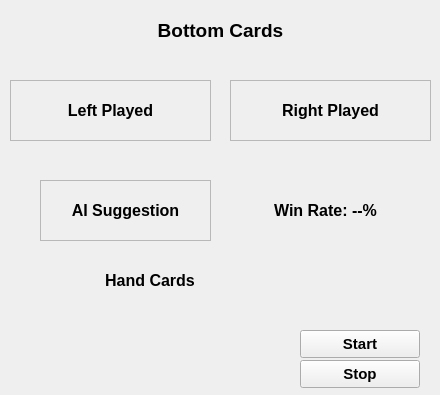
<?xml version="1.0" encoding="UTF-8"?>
<ui version="4.0">
 <class>Form</class>
 <widget class="QWidget" name="Form">
  <property name="geometry">
   <rect>
    <x>0</x>
    <y>0</y>
    <width>440</width>
    <height>395</height>
   </rect>
  </property>
  <property name="font">
   <font>
    <family>Arial</family>
    <pointsize>9</pointsize>
    <weight>75</weight>
    <italic>false</italic>
    <bold>true</bold>
   </font>
  </property>
  <property name="windowTitle">
   <string>DouZero AI Assistant</string>
  </property>
  <widget class="QLabel" name="WinRate">
   <property name="geometry">
    <rect>
     <x>240</x>
     <y>180</y>
     <width>171</width>
     <height>61</height>
    </rect>
   </property>
   <property name="font">
    <font>
     <pointsize>12</pointsize>
    </font>
   </property>
   <property name="text">
    <string>Win Rate: --%</string>
   </property>
   <property name="alignment">
    <set>Qt::AlignCenter</set>
   </property>
  </widget>
  <widget class="QPushButton" name="InitCard">
   <property name="geometry">
    <rect>
     <x>300</x>
     <y>330</y>
     <width>120</width>
     <height>28</height>
    </rect>
   </property>
   <property name="font">
    <font>
     <family>Arial</family>
     <pointsize>11</pointsize>
     <weight>75</weight>
     <bold>true</bold>
    </font>
   </property>
   <property name="styleSheet">
    <string notr="true"/>
   </property>
   <property name="text">
    <string>Start</string>
   </property>
  </widget>
  <widget class="QLabel" name="UserHandCards">
   <property name="geometry">
    <rect>
     <x>10</x>
     <y>260</y>
     <width>280</width>
     <height>41</height>
    </rect>
   </property>
   <property name="font">
    <font>
     <pointsize>12</pointsize>
    </font>
   </property>
   <property name="text">
    <string>Hand Cards</string>
   </property>
   <property name="alignment">
    <set>Qt::AlignCenter</set>
   </property>
  </widget>
  <widget class="QFrame" name="LPlayer">
   <property name="geometry">
    <rect>
     <x>10</x>
     <y>80</y>
     <width>201</width>
     <height>61</height>
    </rect>
   </property>
   <property name="frameShape">
    <enum>QFrame::StyledPanel</enum>
   </property>
   <property name="frameShadow">
    <enum>QFrame::Raised</enum>
   </property>
   <widget class="QLabel" name="LPlayedCard">
    <property name="geometry">
     <rect>
      <x>0</x>
      <y>0</y>
      <width>201</width>
      <height>61</height>
     </rect>
    </property>
    <property name="font">
     <font>
      <pointsize>12</pointsize>
     </font>
    </property>
    <property name="text">
     <string>Left Played</string>
    </property>
    <property name="alignment">
     <set>Qt::AlignCenter</set>
    </property>
   </widget>
  </widget>
  <widget class="QFrame" name="RPlayer">
   <property name="geometry">
    <rect>
     <x>230</x>
     <y>80</y>
     <width>201</width>
     <height>61</height>
    </rect>
   </property>
   <property name="font">
    <font>
     <pointsize>14</pointsize>
    </font>
   </property>
   <property name="frameShape">
    <enum>QFrame::StyledPanel</enum>
   </property>
   <property name="frameShadow">
    <enum>QFrame::Raised</enum>
   </property>
   <widget class="QLabel" name="RPlayedCard">
    <property name="geometry">
     <rect>
      <x>0</x>
      <y>0</y>
      <width>201</width>
      <height>61</height>
     </rect>
    </property>
    <property name="font">
     <font>
      <pointsize>12</pointsize>
     </font>
    </property>
    <property name="text">
     <string>Right Played</string>
    </property>
    <property name="alignment">
     <set>Qt::AlignCenter</set>
    </property>
   </widget>
  </widget>
  <widget class="QFrame" name="Player">
   <property name="geometry">
    <rect>
     <x>40</x>
     <y>180</y>
     <width>171</width>
     <height>61</height>
    </rect>
   </property>
   <property name="frameShape">
    <enum>QFrame::StyledPanel</enum>
   </property>
   <property name="frameShadow">
    <enum>QFrame::Raised</enum>
   </property>
   <widget class="QLabel" name="PredictedCard">
    <property name="geometry">
     <rect>
      <x>0</x>
      <y>0</y>
      <width>171</width>
      <height>61</height>
     </rect>
    </property>
    <property name="font">
     <font>
      <pointsize>12</pointsize>
     </font>
    </property>
    <property name="text">
     <string>AI Suggestion</string>
    </property>
    <property name="alignment">
     <set>Qt::AlignCenter</set>
    </property>
   </widget>
  </widget>
  <widget class="QLabel" name="ThreeLandlordCards">
   <property name="geometry">
    <rect>
     <x>110</x>
     <y>10</y>
     <width>221</width>
     <height>41</height>
    </rect>
   </property>
   <property name="font">
    <font>
     <pointsize>14</pointsize>
    </font>
   </property>
   <property name="text">
    <string>Bottom Cards</string>
   </property>
   <property name="alignment">
    <set>Qt::AlignCenter</set>
   </property>
  </widget>
  <widget class="QPushButton" name="Stop">
   <property name="geometry">
    <rect>
     <x>300</x>
     <y>360</y>
     <width>120</width>
     <height>28</height>
    </rect>
   </property>
   <property name="font">
    <font>
     <family>Arial</family>
     <pointsize>11</pointsize>
     <weight>75</weight>
     <bold>true</bold>
    </font>
   </property>
   <property name="styleSheet">
    <string notr="true"/>
   </property>
   <property name="text">
    <string>Stop</string>
   </property>
  </widget>
 </widget>
 <resources/>
 <connections>
  <connection>
   <sender>InitCard</sender>
   <signal>clicked()</signal>
   <receiver>Form</receiver>
   <slot>init_cards()</slot>
   <hints>
    <hint type="sourcelabel">
     <x>185</x>
     <y>282</y>
    </hint>
    <hint type="destinationlabel">
     <x>250</x>
     <y>292</y>
    </hint>
   </hints>
  </connection>
  <connection>
   <sender>Stop</sender>
   <signal>clicked()</signal>
   <receiver>Form</receiver>
   <slot>stop()</slot>
   <hints>
    <hint type="sourcelabel">
     <x>200</x>
     <y>244</y>
    </hint>
    <hint type="destinationlabel">
     <x>233</x>
     <y>220</y>
    </hint>
   </hints>
  </connection>
 </connections>
 <slots>
  <slot>init_cards()</slot>
  <slot>start()</slot>
  <slot>stop()</slot>
 </slots>
</ui>
